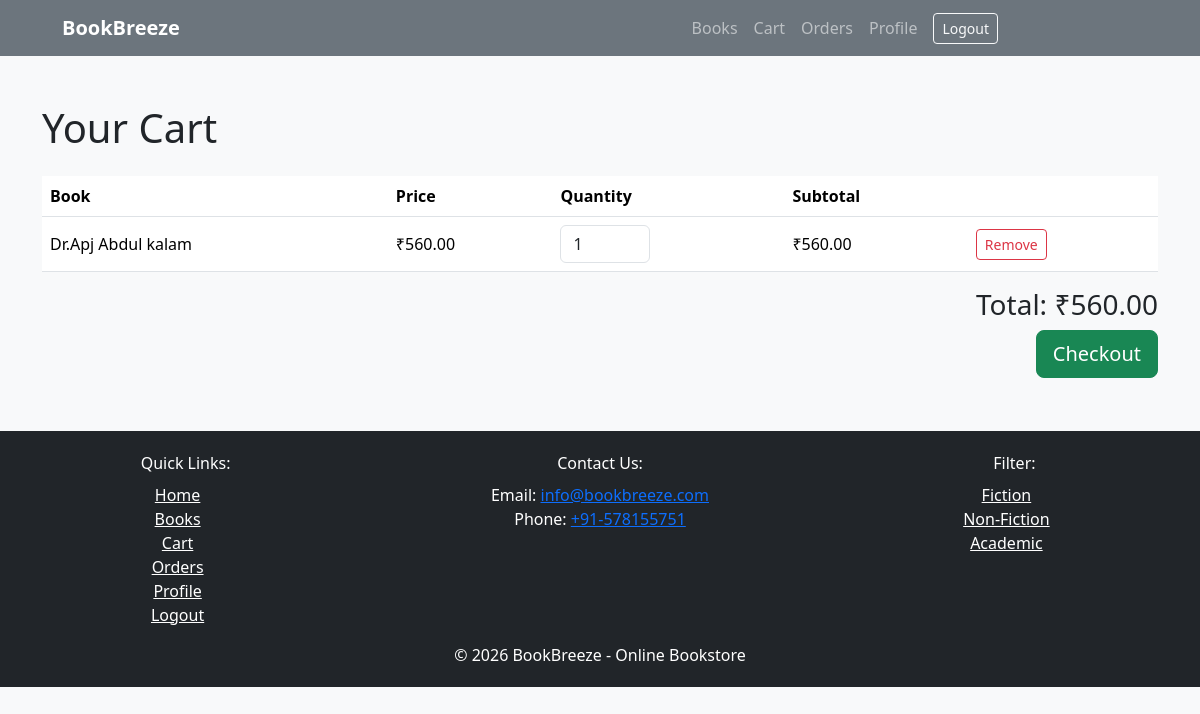
The app's page /cart/ (signed in) with its own data.
### cart/models.py (models this page shows, shortened)
class CartItem(models.Model):
    cart=models.ForeignKey(Cart,on_delete=models.CASCADE,related_name="items")
    book=models.ForeignKey(Book,on_delete=models.CASCADE)
    quantity=models.PositiveBigIntegerField(default=1)
    class Meta:
        unique_together = ("cart","book")
    def subtotal(self):
        return self.book.price * self.quantity

class Cart(models.Model):
    user=models.OneToOneField(User,on_delete=models.CASCADE,related_name="cart")
    created_at=models.DateTimeField(auto_now_add=True)
    def total(self):
        return sum(item.subtotal()for item in self.items.select_related("book").all())

### book/models.py (models this page shows, shortened)
class Book(models.Model):
    CATEGORY_CHOICES = [
        ('fiction', 'Fiction'),
        ('non-fiction', 'Non-Fiction'),
        ('academic', 'Academic'),
    ]
    title = models.CharField(max_length=255)
    author = models.CharField(max_length=255)
    description = models.TextField()
    price = models.DecimalField(max_digits=10, decimal_places=2)
    isbn = models.CharField(max_length=13, unique=True)
    category = models.CharField(max_length=20, choices=CATEGORY_CHOICES)
    image = models.ImageField(upload_to='book_images/', null=True, blank=True)
    stock = models.PositiveIntegerField(default=0)
    created_at = models.DateTimeField(auto_now_add=True)

### cart/views.py (the view)
# urls.py: path("",v.cart_view,name="cart"),
@login_required(login_url="accounts:login")
def cart_view(request):
    cart, created = Cart.objects.get_or_create(user=request.user)
    return render(
        request,
        "cart.html",
        {
            "cart": cart
        }
    )

### cart/templates/cart.html (shortened to what this page needs)
{% extends "base.html" %}
{% block content %}
<div class="container py-5">
<h1>Your Cart</h1>
{% if cart.items.all %}
<div class="table-responsive mt-4">
<table class="table align-middle">
<thead><tr><th>Book</th><th>Price</th><th>Quantity</th><th>Subtotal</th><th></th></tr></thead>
<tbody>
{% for item in cart.items.all %}
<tr>
<td>{{ item.book.title }}</td>
<td>₹{{ item.book.price }}</td>
<td><form method="post" action="{% url 'cart:update' item.pk %}" class="d-flex gap-2">{% csrf_token %}<input type="number" name="quantity" min="1" max="{{ item.book.stock }}" value="{{ item.quantity }}" class="form-control" style="width:90px"></form></td>
<td>₹{{ item.subtotal }}</td>
<td><a href="{% url 'cart:remove' item.pk %}" class="btn btn-sm btn-outline-danger">Remove</a></td>
</tr>
{% endfor %}
</tbody>
</table>
</div>
<div class="text-end"><h3>Total: ₹{{ cart.total }}</h3><a href="{% url 'order:checkout' %}" class="btn btn-success btn-lg">Checkout</a></div>
{% else %}
<div class="text-center py-5"><h3>Your cart is empty.</h3><a href="{% url 'book:book_list' %}" class="btn btn-primary">Browse Books</a></div>
{% endif %}
</div>
{% endblock %}

### static/css/style.css (style rules this page uses)
body { background: #f8f9fa; }

### records on screen
CartItem: book "Dr.Apj Abdul kalam", book.price "560.00", quantity "1", subtotal "560.00"
Cart: total "560.00"
